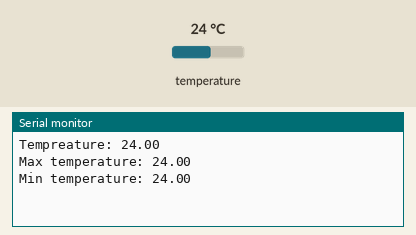
Bench run of a sketch on a simulated Arduino Nano, built with avr-gcc and run on an emulated ATmega328P. Parts: the last lines printed to the serial monitor. The test bench sets the inputs (shaded band); at power-on: temperature 24 °C.

Above: at 1.9 s.
2.0 s: temperature set to 12 °C
At 2.9 s:
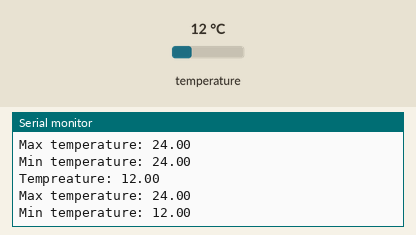
3.5 s: temperature set to 19 °C
At 4.5 s:
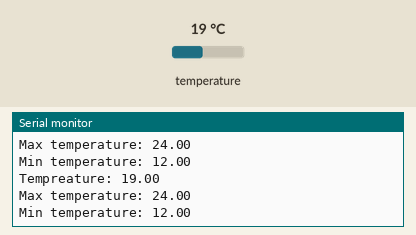
Timing chart, 0 to 6.5 s (numbered marks = the images above; inputs shaded):
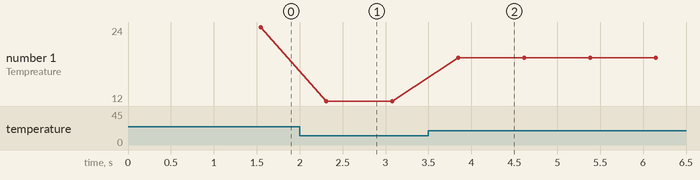

Measured:
- after the input at 2.0 s, the serial monitor: prints a new line after 0.31 s (image 1)
- after the input at 3.5 s, the serial monitor: prints a new line after 0.35 s (image 2)
- plotted number 1: 24 → 12 after the input at 2.0 s, 12 → 19 after the input at 3.5 s

The sketch:

TemperaturReader.ino
```cpp
#include <OneWire.h>
#include <DallasTemperature.h>

static int ONE_WIRE_BUS = 2;


// Setup a oneWire instance to communicate with any OneWire devices
// (not just Maxim/Dallas temperature ICs)
OneWire oneWire(ONE_WIRE_BUS);

// Pass our oneWire reference to Dallas Temperature.
DallasTemperature TemperatureSensors(&oneWire);

// Deklarerer variabler
float MaxTemperature;
float MinTemperature;

void setup()
{

	Serial.begin(9600);
	TemperatureSensors.begin();
	TemperatureSensors.requestTemperatures();
	// Leser tempratur fra sensor
	float Temperature = TemperatureSensors.getTempCByIndex(0);

	MaxTemperature = Temperature;
	MinTemperature = Temperature;

}


void loop()
{
	// Leser tempratur fra sensor
	TemperatureSensors.requestTemperatures();
	float Temperature = TemperatureSensors.getTempCByIndex(0);
	// Hvis temperature er større en "MaxTemperature" avlest, skriv temperature til "MaxTemperature"

	if (Temperature>MaxTemperature)
	{
		MaxTemperature = Temperature;
	}
	// Hvis temperature er mindre en "MinTemperature" avlest, skriv temperature til "MinTemperature"

	else if (Temperature < MinTemperature)
	{
		MinTemperature = Temperature;
	}

	// Skriver temp ut
	String utString = "Tempreature: " + (String)Temperature;
	Serial.println(utString);
	// Skriver ut max temperature
	utString = "Max temperature: " + (String)MaxTemperature;
	Serial.println(utString);
	// Skriver ut min temperature
	utString = "Min temperature: " + (String)MinTemperature;
	Serial.println(utString);
}
```
